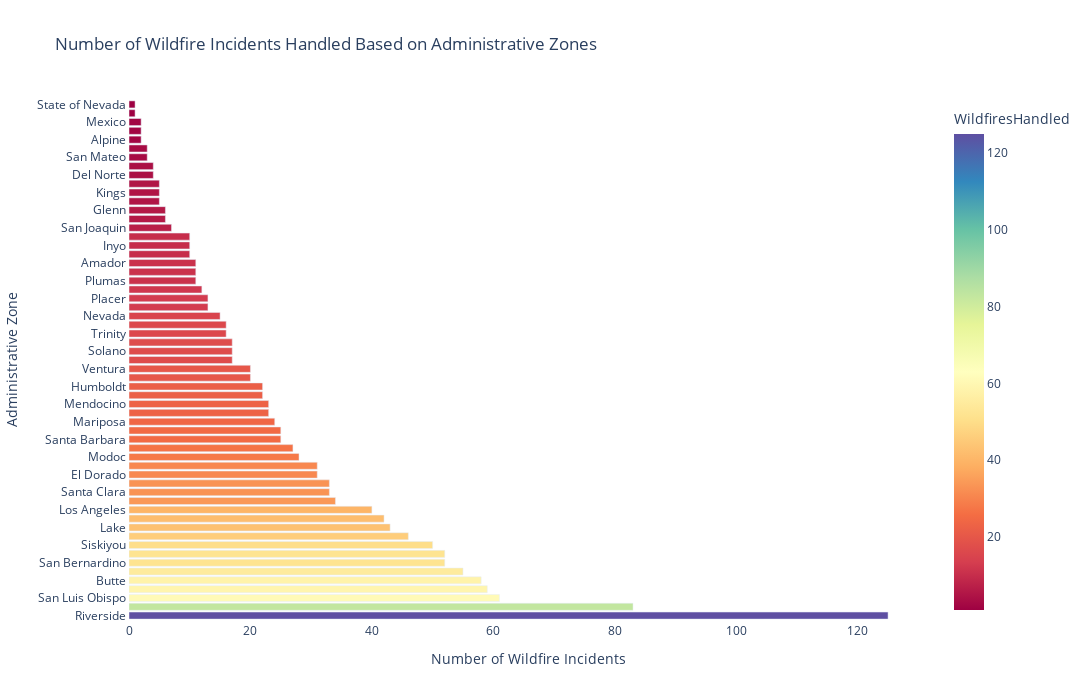

This figure's notebook cell:
### Markdown cell above
#### Observation 6

Most administrative units handle approximately 15-20 wildfires over the entire 6 years with the wildfire prone counties handling between 80 and 120 wildfires over 6 years.

### Code cell
zonecount_df = pd.DataFrame({
    "AdministrativeUnits": admin_index,
    "WildfiresHandled": admin_counts
})
fig5 = px.bar(
    zonecount_df,
    x="WildfiresHandled",
    y="AdministrativeUnits",
    orientation='h',
    color="WildfiresHandled",
    color_continuous_scale="Spectral",
    title="Number of Wildfire Incidents Handled Based on Administrative Zones"
)

fig5.update_layout(
    height=700,
    width=1200,
    xaxis=dict(title="Number of Wildfire Incidents", showgrid=False, showline=True, zeroline=True),
    yaxis=dict(title="Administrative Zone", showgrid=False, showline=True, zeroline=True),
    plot_bgcolor='white',
)
fig5.show()

### Figure 1 — Plotly figure (JSON) as saved in the notebook; plotly's stock layout.template omitted (floating-point values rounded to 4 significant figures)
{"data": [{"hovertemplate": "WildfiresHandled=%{marker.color}<br>AdministrativeUnits=%{y}<extra></extra>", "legendgroup": "", "marker": {"color": [125, 83, 61, 59, 58, 55, 52, 52, 50, 46, 43, 42, 40, 34, 33, 33, 31, 31, 28, 27, 25, 25, 24, 23, 23, 22, 22, 20, 20, 17, 17, 17, 16, 16, 15, 13, 13, 12, 11, 11, 11, 10, 10, 10, 7, 6, 6, 5, 5, 5, 4, 4, 3, 3, 2, 2, 2, 1, 1], "coloraxis": "coloraxis", "pattern": {"shape": ""}}, "name": "", "orientation": "h", "showlegend": false, "textposition": "auto", "type": "bar", "x": [125, 83, 61, 59, 58, 55, 52, 52, 50, 46, 43, 42, 40, 34, 33, 33, 31, 31, 28, 27, 25, 25, 24, 23, 23, 22, 22, 20, 20, 17, 17, 17, 16, 16, 15, 13, 13, 12, 11, 11, 11, 10, 10, 10, 7, 6, 6, 5, 5, 5, 4, 4, 3, 3, 2, 2, 2, 1, 1], "xaxis": "x", "y": ["Riverside", "San Diego", "San Luis Obispo", "Shasta", "Butte", "Kern", "San Bernardino", "Fresno", "Siskiyou", "Tehama", "Lake", "Monterey", "Los Angeles", "Lassen", "Santa Clara", "Tulare", "El Dorado", "Madera", "Modoc", "Contra Costa", "Santa Barbara", "Alameda", "Mariposa", "Napa", "Mendocino", "Tuolumne", "Humboldt", "Calaveras", "Ventura", "Sonoma", "Solano", "Stanislaus", "Trinity", "San Benito", "Nevada", "Yuba", "Placer", "Merced", "Plumas", "Yolo", "Amador", "Sacramento", "Inyo", "Orange", "San Joaquin", "Colusa", "Glenn", "Mono", "Kings", "Marin", "Del Norte", "Santa Cruz", "San Mateo", "Sutter", "Alpine", "Sierra", "Mexico", "State of Oregon", "State of Nevada"], "yaxis": "y"}], "layout": {"barmode": "relative", "coloraxis": {"colorbar": {"title": {"text": "WildfiresHandled"}}, "colorscale": [[0, "rgb(158,1,66)"], [0.1, "rgb(213,62,79)"], [0.2, "rgb(244,109,67)"], [0.3, "rgb(253,174,97)"], [0.4, "rgb(254,224,139)"], [0.5, "rgb(255,255,191)"], [0.6, "rgb(230,245,152)"], [0.7, "rgb(171,221,164)"], [0.8, "rgb(102,194,165)"], [0.9, "rgb(50,136,189)"], [1, "rgb(94,79,162)"]]}, "height": 700, "legend": {"tracegroupgap": 0}, "plot_bgcolor": "white", "title": {"text": "Number of Wildfire Incidents Handled Based on Administrative Zones"}, "width": 1200, "xaxis": {"anchor": "y", "domain": [0, 1], "showgrid": false, "showline": true, "title": {"text": "Number of Wildfire Incidents"}, "zeroline": true}, "yaxis": {"anchor": "x", "domain": [0, 1], "showgrid": false, "showline": true, "title": {"text": "Administrative Zone"}, "zeroline": true}}}
